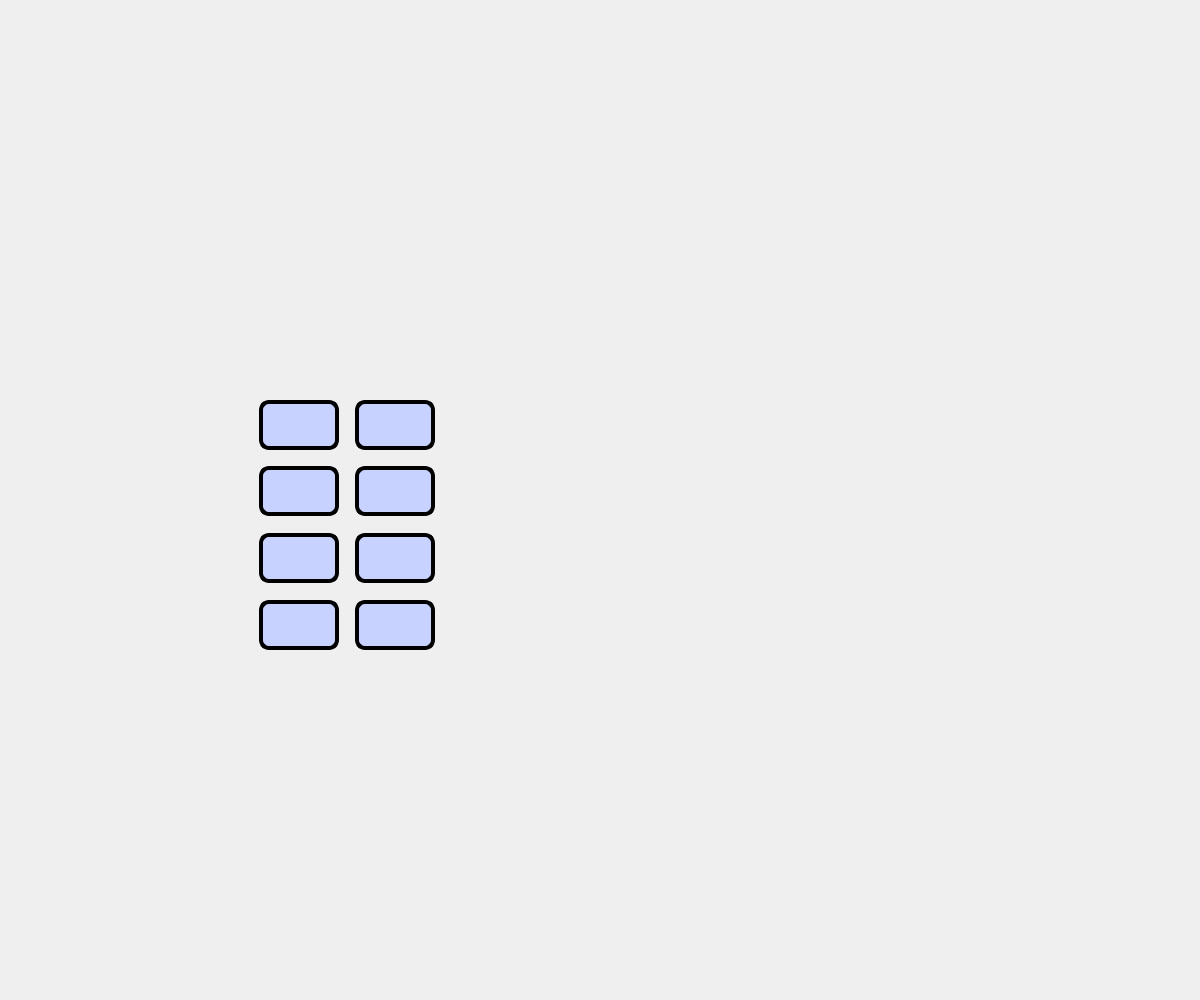
<?xml version="1.0" encoding="UTF-8"?>
<ui version="4.0">
 <class>Haro</class>
 <widget class="QMainWindow" name="Haro">
  <property name="geometry">
   <rect>
    <x>0</x>
    <y>0</y>
    <width>1200</width>
    <height>1000</height>
   </rect>
  </property>
  <property name="cursor">
   <cursorShape>ArrowCursor</cursorShape>
  </property>
  <property name="mouseTracking">
   <bool>true</bool>
  </property>
  <property name="windowTitle">
   <string>Haro</string>
  </property>
  <widget class="QWidget" name="centralwidget">
   <widget class="QLabel" name="bodyImage">
    <property name="geometry">
     <rect>
      <x>400</x>
      <y>300</y>
      <width>400</width>
      <height>400</height>
     </rect>
    </property>
    <property name="text">
     <string/>
    </property>
    <property name="pixmap">
     <pixmap resource="../../res.qrc">:/body/res/images/appearance/body/def_body.png</pixmap>
    </property>
    <property name="scaledContents">
     <bool>true</bool>
    </property>
    <property name="alignment">
     <set>Qt::AlignCenter</set>
    </property>
   </widget>
   <widget class="QLabel" name="eyeImage">
    <property name="geometry">
     <rect>
      <x>400</x>
      <y>300</y>
      <width>400</width>
      <height>400</height>
     </rect>
    </property>
    <property name="text">
     <string/>
    </property>
    <property name="pixmap">
     <pixmap resource="../../res.qrc">:/eye/res/images/appearance/eyes/def_eyes.png</pixmap>
    </property>
    <property name="scaledContents">
     <bool>true</bool>
    </property>
    <property name="alignment">
     <set>Qt::AlignCenter</set>
    </property>
   </widget>
   <widget class="QLabel" name="stripeImage">
    <property name="geometry">
     <rect>
      <x>400</x>
      <y>300</y>
      <width>400</width>
      <height>400</height>
     </rect>
    </property>
    <property name="text">
     <string/>
    </property>
    <property name="pixmap">
     <pixmap resource="../../res.qrc">:/stripe/res/images/appearance/stripe.png</pixmap>
    </property>
    <property name="scaledContents">
     <bool>true</bool>
    </property>
    <property name="alignment">
     <set>Qt::AlignCenter</set>
    </property>
   </widget>
   <widget class="QLabel" name="earImage">
    <property name="geometry">
     <rect>
      <x>400</x>
      <y>300</y>
      <width>400</width>
      <height>400</height>
     </rect>
    </property>
    <property name="text">
     <string/>
    </property>
    <property name="pixmap">
     <pixmap resource="../../res.qrc">:/ear/res/images/appearance/ears/def_ears1.png</pixmap>
    </property>
    <property name="scaledContents">
     <bool>true</bool>
    </property>
    <property name="alignment">
     <set>Qt::AlignCenter</set>
    </property>
   </widget>
   <widget class="QPushButton" name="closeButton">
    <property name="geometry">
     <rect>
      <x>355</x>
      <y>400</y>
      <width>80</width>
      <height>50</height>
     </rect>
    </property>
    <property name="styleSheet">
     <string notr="true">QPushButton{border:4px solid black;background-color:rgb(200,210,255);border-radius: 10px;}QPushButton::hover{background-color:rgb(170,200,255);}QPushButton:pressed{background-color:rgb(60,70,200);}</string>
    </property>
    <property name="text">
     <string/>
    </property>
    <property name="icon">
     <iconset resource="../../res.qrc">
      <normaloff>:/icon/res/images/icon/close.png</normaloff>:/icon/res/images/icon/close.png</iconset>
    </property>
    <property name="iconSize">
     <size>
      <width>50</width>
      <height>50</height>
     </size>
    </property>
   </widget>
   <widget class="QPushButton" name="dressButton">
    <property name="geometry">
     <rect>
      <x>355</x>
      <y>466</y>
      <width>80</width>
      <height>50</height>
     </rect>
    </property>
    <property name="styleSheet">
     <string notr="true">QPushButton{border:4px solid black;background-color:rgb(200,210,255);border-radius: 10px;}QPushButton::hover{background-color:rgb(170,200,255);}QPushButton:pressed{background-color:rgb(60,70,200);}</string>
    </property>
    <property name="text">
     <string/>
    </property>
    <property name="icon">
     <iconset resource="../../res.qrc">
      <normaloff>:/icon/res/images/icon/dress.png</normaloff>:/icon/res/images/icon/dress.png</iconset>
    </property>
    <property name="iconSize">
     <size>
      <width>50</width>
      <height>50</height>
     </size>
    </property>
   </widget>
   <widget class="QPushButton" name="moreButton">
    <property name="geometry">
     <rect>
      <x>355</x>
      <y>533</y>
      <width>80</width>
      <height>50</height>
     </rect>
    </property>
    <property name="styleSheet">
     <string notr="true">QPushButton{border:4px solid black;background-color:rgb(200,210,255);border-radius: 10px;}QPushButton::hover{background-color:rgb(170,200,255);}QPushButton:pressed{background-color:rgb(60,70,200);}</string>
    </property>
    <property name="text">
     <string/>
    </property>
    <property name="icon">
     <iconset resource="../../res.qrc">
      <normaloff>:/icon/res/images/icon/more.png</normaloff>:/icon/res/images/icon/more.png</iconset>
    </property>
    <property name="iconSize">
     <size>
      <width>50</width>
      <height>50</height>
     </size>
    </property>
   </widget>
   <widget class="QPushButton" name="minButton">
    <property name="geometry">
     <rect>
      <x>355</x>
      <y>600</y>
      <width>80</width>
      <height>50</height>
     </rect>
    </property>
    <property name="styleSheet">
     <string notr="true">QPushButton{border:4px solid black;background-color:rgb(200,210,255);border-radius: 10px;}QPushButton::hover{background-color:rgb(170,200,255);}QPushButton:pressed{background-color:rgb(60,70,200);}</string>
    </property>
    <property name="text">
     <string/>
    </property>
    <property name="icon">
     <iconset resource="../../res.qrc">
      <normaloff>:/icon/res/images/icon/min.png</normaloff>:/icon/res/images/icon/min.png</iconset>
    </property>
    <property name="iconSize">
     <size>
      <width>50</width>
      <height>50</height>
     </size>
    </property>
   </widget>
   <widget class="QPushButton" name="settingButton">
    <property name="geometry">
     <rect>
      <x>259</x>
      <y>400</y>
      <width>80</width>
      <height>50</height>
     </rect>
    </property>
    <property name="styleSheet">
     <string notr="true">QPushButton{border:4px solid black;background-color:rgb(200,210,255);border-radius: 10px;}QPushButton::hover{background-color:rgb(170,200,255);}QPushButton:pressed{background-color:rgb(60,70,200);}</string>
    </property>
    <property name="text">
     <string/>
    </property>
    <property name="icon">
     <iconset resource="../../res.qrc">
      <normaloff>:/icon/res/images/icon/setting.png</normaloff>:/icon/res/images/icon/setting.png</iconset>
    </property>
    <property name="iconSize">
     <size>
      <width>50</width>
      <height>50</height>
     </size>
    </property>
   </widget>
   <widget class="QPushButton" name="musicButton">
    <property name="geometry">
     <rect>
      <x>259</x>
      <y>466</y>
      <width>80</width>
      <height>50</height>
     </rect>
    </property>
    <property name="styleSheet">
     <string notr="true">QPushButton{border:4px solid black;background-color:rgb(200,210,255);border-radius: 10px;}QPushButton::hover{background-color:rgb(170,200,255);}QPushButton:pressed{background-color:rgb(60,70,200);}</string>
    </property>
    <property name="text">
     <string/>
    </property>
    <property name="icon">
     <iconset resource="../../res.qrc">
      <normaloff>:/icon/res/images/icon/music.png</normaloff>:/icon/res/images/icon/music.png</iconset>
    </property>
    <property name="iconSize">
     <size>
      <width>50</width>
      <height>50</height>
     </size>
    </property>
   </widget>
   <widget class="QPushButton" name="gameButton">
    <property name="geometry">
     <rect>
      <x>259</x>
      <y>533</y>
      <width>80</width>
      <height>50</height>
     </rect>
    </property>
    <property name="styleSheet">
     <string notr="true">QPushButton{border:4px solid black;background-color:rgb(200,210,255);border-radius: 10px;}QPushButton::hover{background-color:rgb(170,200,255);}QPushButton:pressed{background-color:rgb(60,70,200);}</string>
    </property>
    <property name="text">
     <string/>
    </property>
    <property name="icon">
     <iconset resource="../../res.qrc">
      <normaloff>:/icon/res/images/icon/game.png</normaloff>:/icon/res/images/icon/game.png</iconset>
    </property>
    <property name="iconSize">
     <size>
      <width>50</width>
      <height>50</height>
     </size>
    </property>
   </widget>
   <widget class="QPushButton" name="calendarButton">
    <property name="geometry">
     <rect>
      <x>259</x>
      <y>600</y>
      <width>80</width>
      <height>50</height>
     </rect>
    </property>
    <property name="styleSheet">
     <string notr="true">QPushButton{border:4px solid black;background-color:rgb(200,210,255);border-radius: 10px;}QPushButton::hover{background-color:rgb(170,200,255);}QPushButton:pressed{background-color:rgb(60,70,200);}</string>
    </property>
    <property name="text">
     <string/>
    </property>
    <property name="icon">
     <iconset resource="../../res.qrc">
      <normaloff>:/icon/res/images/icon/calendar.png</normaloff>:/icon/res/images/icon/calendar.png</iconset>
    </property>
    <property name="iconSize">
     <size>
      <width>50</width>
      <height>50</height>
     </size>
    </property>
   </widget>
   <zorder>bodyImage</zorder>
   <zorder>eyeImage</zorder>
   <zorder>earImage</zorder>
   <zorder>stripeImage</zorder>
   <zorder>closeButton</zorder>
   <zorder>dressButton</zorder>
   <zorder>moreButton</zorder>
   <zorder>minButton</zorder>
   <zorder>settingButton</zorder>
   <zorder>musicButton</zorder>
   <zorder>gameButton</zorder>
   <zorder>calendarButton</zorder>
  </widget>
 </widget>
 <resources>
  <include location="../../res.qrc"/>
 </resources>
 <connections/>
</ui>
